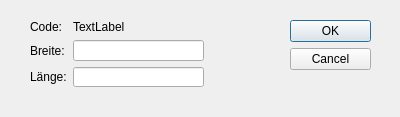
<?xml version="1.0" encoding="UTF-8"?>
<ui version="4.0">
 <class>newAirpDialog</class>
 <widget class="QDialog" name="newAirpDialog">
  <property name="geometry">
   <rect>
    <x>0</x>
    <y>0</y>
    <width>400</width>
    <height>117</height>
   </rect>
  </property>
  <property name="windowTitle">
   <string>Neuer Flughafen</string>
  </property>
  <widget class="QDialogButtonBox" name="buttonBox">
   <property name="geometry">
    <rect>
     <x>290</x>
     <y>20</y>
     <width>81</width>
     <height>241</height>
    </rect>
   </property>
   <property name="orientation">
    <enum>Qt::Vertical</enum>
   </property>
   <property name="standardButtons">
    <set>QDialogButtonBox::Cancel|QDialogButtonBox::Ok</set>
   </property>
  </widget>
  <widget class="QWidget" name="layoutWidget">
   <property name="geometry">
    <rect>
     <x>30</x>
     <y>20</y>
     <width>174</width>
     <height>67</height>
    </rect>
   </property>
   <layout class="QFormLayout" name="formLayout">
    <item row="0" column="0">
     <widget class="QLabel" name="label">
      <property name="text">
       <string>Code:</string>
      </property>
     </widget>
    </item>
    <item row="0" column="1">
     <widget class="QLabel" name="airpCode">
      <property name="text">
       <string notr="true">TextLabel</string>
      </property>
     </widget>
    </item>
    <item row="1" column="0">
     <widget class="QLabel" name="label_2">
      <property name="text">
       <string>Breite:</string>
      </property>
     </widget>
    </item>
    <item row="1" column="1">
     <widget class="QLineEdit" name="le_airpLat"/>
    </item>
    <item row="2" column="0">
     <widget class="QLabel" name="label_3">
      <property name="text">
       <string>Länge:</string>
      </property>
     </widget>
    </item>
    <item row="2" column="1">
     <widget class="QLineEdit" name="le_airpLon"/>
    </item>
   </layout>
  </widget>
 </widget>
 <resources/>
 <connections>
  <connection>
   <sender>buttonBox</sender>
   <signal>accepted()</signal>
   <receiver>newAirpDialog</receiver>
   <slot>accept()</slot>
   <hints>
    <hint type="sourcelabel">
     <x>248</x>
     <y>254</y>
    </hint>
    <hint type="destinationlabel">
     <x>157</x>
     <y>274</y>
    </hint>
   </hints>
  </connection>
  <connection>
   <sender>buttonBox</sender>
   <signal>rejected()</signal>
   <receiver>newAirpDialog</receiver>
   <slot>reject()</slot>
   <hints>
    <hint type="sourcelabel">
     <x>316</x>
     <y>260</y>
    </hint>
    <hint type="destinationlabel">
     <x>286</x>
     <y>274</y>
    </hint>
   </hints>
  </connection>
 </connections>
</ui>
